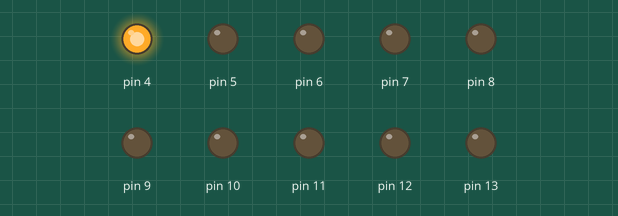
The sketch below on a simulated Arduino Uno, built with avr-gcc and run on an emulated ATmega328P. Parts: output pins drawn as LEDs (lit = HIGH).

Above: at 0.05 s.
At 0.75 s:
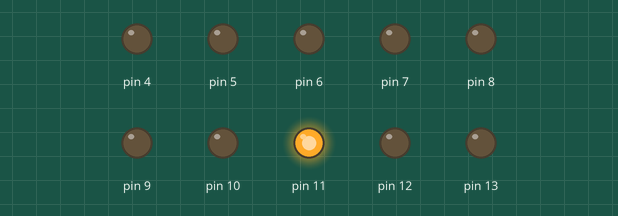
At 1.55 s:
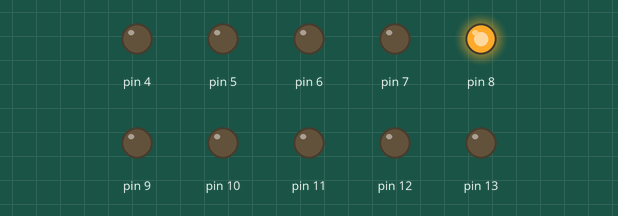
At 2.25 s:
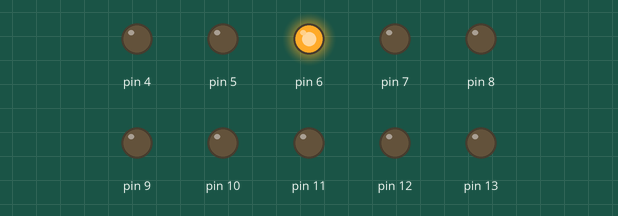
At 3.0 s:
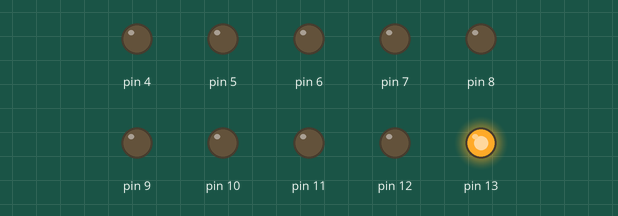
At 4.55 s:
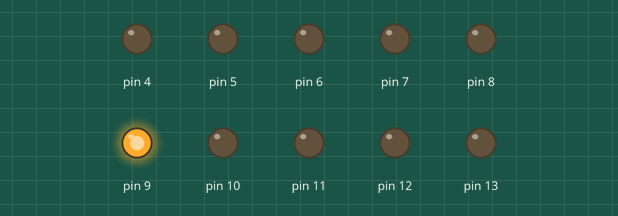
Timing chart, 0 to 4.8 s (numbered marks = the images above):
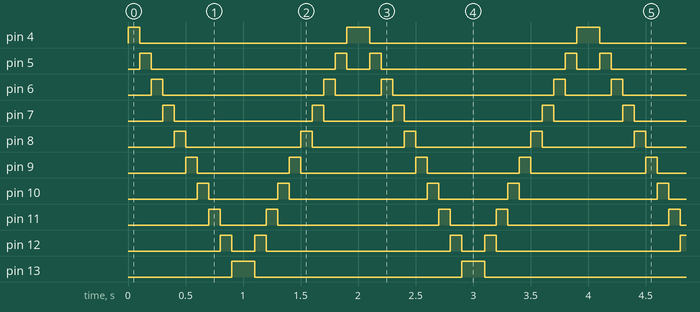

The sketch:

knight_rider.ino
```cpp
#define RED 13
#define YELLOW 7
#define GREEN 4
#define RED_DURATION 5000
#define YELLOW_DURATION 100
#define GREEN_DURATION 2500

// the setup function runs once when you press reset or power the board
void setup() {
  for(int i = GREEN; i <= RED; i++) {
    pinMode(i, OUTPUT);
  }
}


// the loop function runs over and over again forever
void loop() {
  /*
  digitalWrite(RED, HIGH);
  delay(RED_DURATION);
  digitalWrite(RED, LOW);
  digitalWrite(YELLOW, HIGH);
  delay(YELLOW_DURATION);
  digitalWrite(YELLOW, LOW);
  digitalWrite(GREEN, HIGH);
  delay(GREEN_DURATION);
  digitalWrite(GREEN, LOW);
  */

  for(int i = GREEN; i <= RED; i++) {
    turn_LED_on(i, YELLOW_DURATION);
  }
  for(int i = RED; i >= GREEN; i--) {
    turn_LED_on(i, YELLOW_DURATION);
  }
}

void turn_LED_on(int LED, int duration){
  digitalWrite(LED, HIGH);
  delay(duration);
  digitalWrite(LED, LOW);
}
```

Measured:
- by itself, pin 4: repeats every 2.0 s: LOW 1.8 s, HIGH 0.20 s
- by itself, pin 5: repeats every 2.0 s: LOW 1.6 s, HIGH 0.10 s, LOW 0.20 s, HIGH 0.10 s
- by itself, pin 6: repeats every 2.0 s: LOW 1.4 s, HIGH 0.10 s, LOW 0.40 s, HIGH 0.10 s
- by itself, pin 7: repeats every 2.0 s: LOW 1.2 s, HIGH 0.10 s, LOW 0.60 s, HIGH 0.10 s
- by itself, pin 8: repeats every 2.0 s: LOW 1.0 s, HIGH 0.10 s, LOW 0.80 s, HIGH 0.10 s
- by itself, pin 9: repeats every 2.0 s: LOW 0.80 s, HIGH 0.10 s, LOW 1.0 s, HIGH 0.10 s
- by itself, pin 10: repeats every 2.0 s: LOW 0.60 s, HIGH 0.10 s, LOW 1.2 s, HIGH 0.10 s
- by itself, pin 11: repeats every 2.0 s: LOW 0.40 s, HIGH 0.10 s, LOW 1.4 s, HIGH 0.10 s
